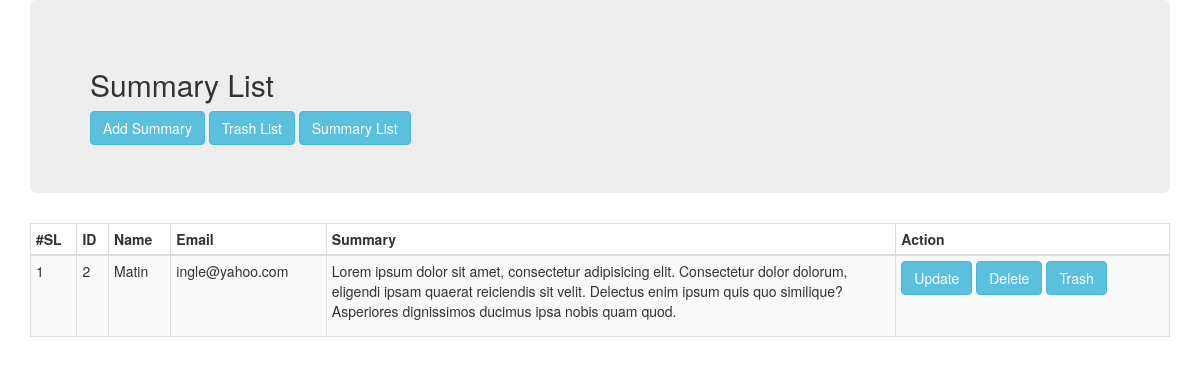
Page /views/SEIP128014/Summary/view.php?id=2 on the committed database.
### tables this page shows
CREATE TABLE IF NOT EXISTS `summary` (
  `id` int(11) NOT NULL AUTO_INCREMENT,
  `name` varchar(55) NOT NULL,
  `email` varchar(255) NOT NULL,
  `summary` text NOT NULL,
  `trash_at` varchar(55) DEFAULT NULL,
  PRIMARY KEY (`id`)
);

### src/Bitm/SEIP128014/Summary/Summary.php (called while the page is built, shortened)
<?php
class Summary
{
    public $conn;
    public $id;
    public function __construct()
    {
        $this->conn = new \mysqli("localhost","root","","atomicprojectb20") or die("Sorry Connection Fail");
    }
    public function prepare(array $data){
        if (array_key_exists("id",$data)){
            $this->id = $data["id"];
        }
        return $this;
    }
    public function selectById(){
        $sql = "SELECT * FROM `summary` WHERE `id` = {$this->id}";
        $result =$this->conn->query($sql);
        $row = $result->fetch_object();
        return $row;
    }
}

### views/SEIP128014/Summary/view.php (the view, shortened to what this page needs)
<?php
$summary = new Summary();
$summarySingleItem = $summary->prepare($_GET)->selectById();
?>
<!DOCTYPE html>
<html lang="en">
  <head>
    <link href="../../../resource/bootstrap/css/bootstrap.min.css" rel="stylesheet">
  </head>
  <body>
	<div class="container">
		<div class="row">
			<div class="col-lg-12">
				<div class="jumbotron">
					<h2>Summary List</h2>
					<a href="create.php" class="btn btn-info">Add Summary</a>
					<a href="trashList.php" class="btn btn-info">Trash List</a>
					<a href="index.php" class="btn btn-info">Summary List</a>
				</div>
				<div class="table-responsive">
					<table class="table table-bordered table-condensed table-striped table-rounded">
						<thead>
							<tr>
								<th>#SL</th>
								<th>ID</th>
								<th>Name</th>
								<th>Email</th>
								<th>Summary</th>
								<th>Action</th>
							</tr>
						</thead>
						<tbody>
							<tr>
								<td><?php $sl = 1; echo $sl; ?></td>
								<td><?php echo $summarySingleItem->id; ?></td>
								<td><?php echo $summarySingleItem->name ?></td>
								<td><?php echo $summarySingleItem->email ?></td>
								<td width="50%"><?php echo $summarySingleItem->summary; ?></td>
								<td>
									<a href="edit.php?id=<?php echo $summarySingleItem->id; ?>" class="btn btn-info">Update</a>
									<a href="delete.php?id=<?php echo $summarySingleItem->id; ?>" class="btn btn-info">Delete</a>
									<a href="trash.php?id=<?php echo $summarySingleItem->id; ?>" class="btn btn-info">Trash</a>
								</td>
							</tr>
						</tbody>
					</table>
				</div>
			</div>
		</div>
	</div>
  </body>
</html>

### rows in the picture
summary: id "2", name "Matin", email "ingle@yahoo.com", summary "Lorem ipsum dolor sit amet, consectetur adipisicing elit. Consectetur dolor dolorum, eligendi ipsam quaerat reiciendis sit velit. Delectus enim ipsum quis quo similique? Asperiores dignissimos ducimus ipsa nobis quam quod."

### other values in the picture
$sl "1"
